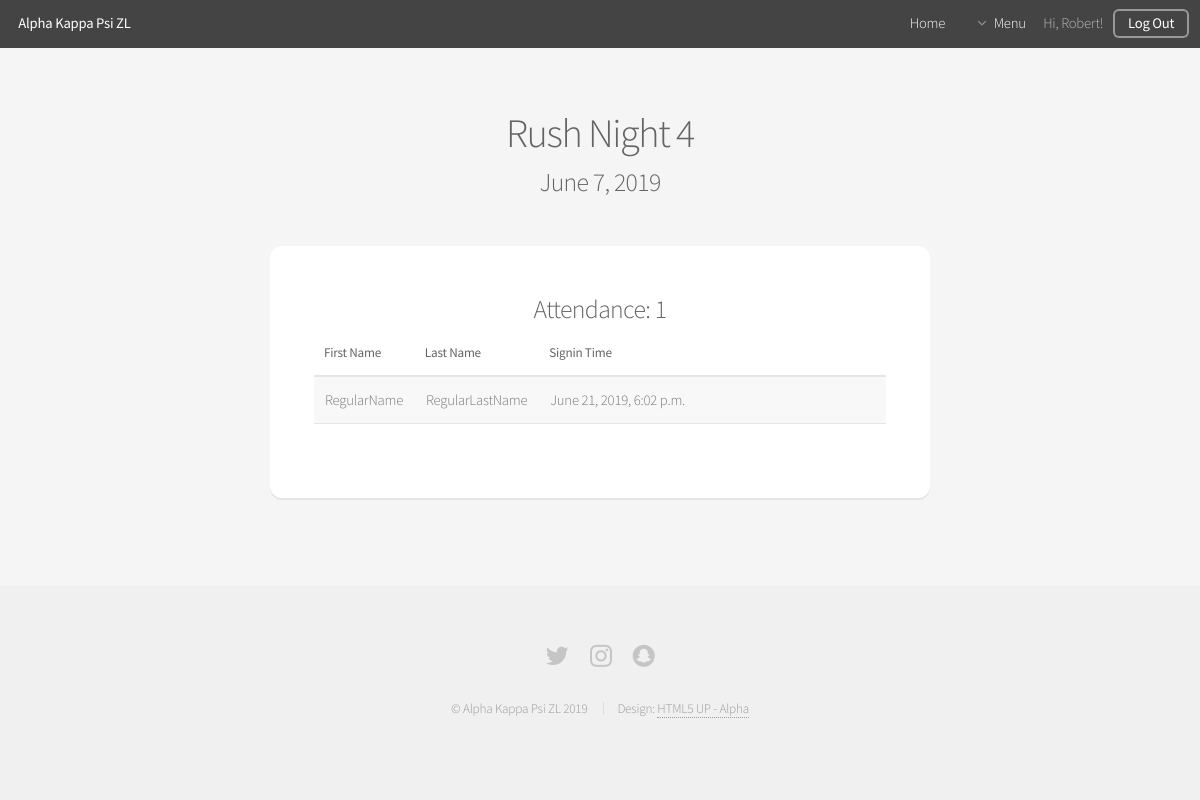
The app's page /attendance/8/eventattendance/ (signed in), older data.
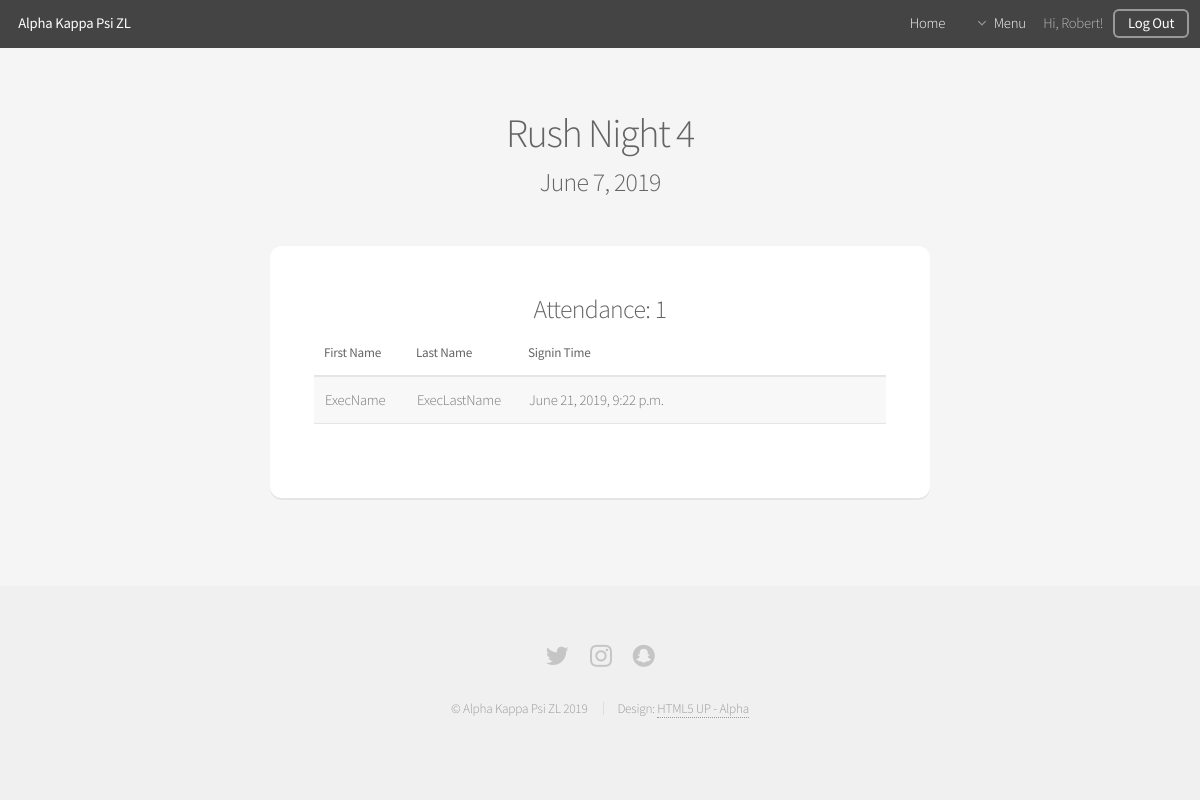
The same page, newer data.
### attendance/models.py (models this page shows, shortened)
class Event(models.Model):
    name = models.CharField(max_length=100, null=False)
    group = models.ForeignKey(EventGroup, on_delete=models.SET_NULL, null=True)
    credits = models.IntegerField(default=1, null=False)
    date = models.DateField(default=datetime.now)
    slug = models.CharField(max_length=32, default='', null=True, blank=True)

class Signin(models.Model):
    event = models.ForeignKey(Event, on_delete=models.CASCADE)
    user = models.ForeignKey(User, on_delete=models.CASCADE)
    time = models.DateTimeField(default=datetime.now, null=True, blank=True)
    comment = models.CharField(max_length=100, blank=True, null=True)
    class Meta:
        unique_together = ('event', 'user')

### attendance/views.py (the view)
# urls.py: path('<int:eventid>/eventattendance/', views.eventattendance, name='eventattendance'),
@login_required
@user_passes_test(brother_check, redirect_field_name=None)
def eventattendance(request, eventid):
    event = get_object_or_404(Event, id=eventid)
    if request.user.memberofgroup(event.group) or request.user.profile.isexec:
        signincount = Signin.objects.filter(event=event).count()
        signins = Signin.objects.filter(event=event).order_by('user__last_name')
        context = {
            'event': event,
            'signincount': signincount,
            'signins': signins,
            'containersize': 'medium',
        }
    else:
        raise Exception('Not so fast')
    return render(request, 'attendance/eventattendance.html', context=context)

### attendance/models.py (called while the page is built)
    def memberofgroup(self, eventgroup):
        if self in eventgroup.members.iterator():
            return True
        return False

### attendance/views.py (called while the page is built)
def brother_check(user):
    return user.profile.issenior

### templates/attendance/eventattendance.html (shortened to what this page needs)
{% extends 'base/base_generic.html' %}
{% block main_headertext %}
    <h2>{{ event.name }}</h2>
    <h3>{{ event.date }}</h3>
{% endblock %}
{% block content %}
    {% if signincount < 1 %}
    <h3>There are no attendees</h3>>
    {% else %}
    <h3>Attendance: {{ signincount }}</h3>
    <div class="table-wrapper" style="text-align:left;">
        <table>
            <thead>
                <tr>
                    <th style="width: 15%">First Name</th>
                    <th style="width: 15%">Last Name</th>
                    <th style="width: 60%">Signin Time</th>
                </tr>
            </thead>
            <tbody>
                {% for signin in signins %}
                <tr>
                    <td>{{ signin.user.first_name }}</td>
                    <td>{{ signin.user.last_name }}</td>
                    <td>{{ signin.time }}</td>
                </tr>
                {% endfor %}
            </tbody>
        </table>
    </div>
    {% endif %}
{% endblock %}

### templates/base/base_generic.html (shortened to what this page needs)
<!DOCTYPE HTML>
{% load static %}
<html>
	<head>
        <link rel="stylesheet" href="{% static 'assets/css/main.css' %}" />
	</head>
	<body class="{{ landing|default:"" }} is-preload">
		<div id="page-wrapper">
				<header id="header" class="{{ headerclass|default:"" }}">
					<h1><a href="{% url 'index' %}">Alpha Kappa Psi ZL</a></h1>
					<nav id="nav">
						<ul>
							<li><a href={% if request.user.is_authenticated %}
										"{% url 'generic' %}"
										{% else %}
										"{% url 'index' %}"
										{% endif %}>
								Home
							</a></li>
							{% if request.user.is_authenticated %}
							<li>
								<a href="#" class="icon fa-angle-down">Menu</a>
							</li>
								{% if request.user.first_name %}
								<li>Hi, {{ request.user.first_name }}!</li>
								{% endif %}
								<li><a href="{% url 'logout' %}?next={% url 'login' %}" class="button">Log Out</a></li>
							{% else %}
							<li><a href="{% url 'login' %}" class="button">Log In</a></li>
							{% endif %}
						</ul>
					</nav>
				</header>
				{% block main %}
				<section id="main" class="container {{ containersize|default:"small" }}">
					<header>
						{% block main_headertext %}{% endblock %}
					</header>
					<div class="box">
							{% block content %}
							{% endblock %}
					</div>
				</section>
				{% endblock %}
				{% block footer %}
				<footer id="footer">
					<ul class="icons">
						<li><a href="https://www.twitter.com/utk_akpsi" class="icon fa-twitter"><span class="label">Twitter</span></a></li>
						<li><a href="https://www.instagram.com/utk_akpsi" class="icon fa-instagram"><span class="label">Instagram</span></a></li>
						<li><a href="https://www.snapchat.com/add/akpsizl" class="icon fa-snapchat"><span class="label">Snapchat</span></a></li>
					</ul>
					<ul class="copyright">
						<li>&copy; Alpha Kappa Psi ZL 2019</li>
                        <li>Design: <a href="http://html5up.net/alpha">HTML5 UP - Alpha</a></li>
					</ul>
				</footer>
				{% endblock %}
		</div>
	</body>
</html>

Row changes from the older to the newer data that the page shows:
removed Signin: user.first_name "RegularName", user.last_name "RegularLastName", time "June 21, 2019, 6:02 p.m."
added Signin: user.first_name "ExecName", user.last_name "ExecLastName", time "June 21, 2019, 9:22 p.m."
